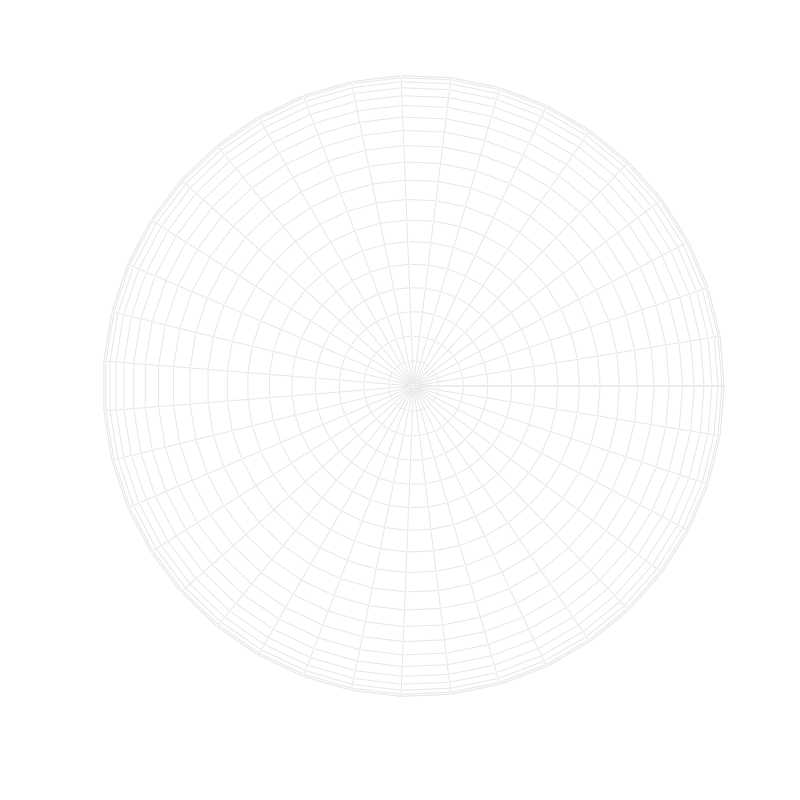

The MATLAB script that drew this image: (Note: this script raises an error after producing the figure.)
function demo_Riemannian_Sd_vecTransp02
% Vector transport on a d-sphere using Schild's ladder algorithm
% (formulation with tangent space of the same dimension as the dimension of the manifold)
%
% If this code is useful for your research, please cite the related publication:
% @article{Calinon19,
% 	author="Calinon, S. and Jaquier, N.",
% 	title="Gaussians on {R}iemannian Manifolds for Robot Learning and Adaptive Control",
% 	journal="arXiv:1909.05946",
% 	year="2019",
% 	pages="1--10"
% }
% 
% Copyright (c) 2019 Idiap Research Institute, http://idiap.ch/
% Written by Noemie Jaquier and Sylvain Calinon
% 
% This file is part of PbDlib, http://www.idiap.ch/software/pbdlib/
% 
% PbDlib is free software: you can redistribute it and/or modify
% it under the terms of the GNU General Public License version 3 as
% published by the Free Software Foundation.
% 
% PbDlib is distributed in the hope that it will be useful,
% but WITHOUT ANY WARRANTY; without even the implied warranty of
% MERCHANTABILITY or FITNESS FOR A PARTICULAR PURPOSE. See the
% GNU General Public License for more details.
% 
% You should have received a copy of the GNU General Public License
% along with PbDlib. If not, see <http://www.gnu.org/licenses/>.

addpath('./m_fcts/');


%% Generate data on a sphere
%%%%%%%%%%%%%%%%%%%%%%%%%%%%%%%%%%%%%%%%%%%%%%%%%%%%%%%%%%%%%%%%%%%%%%%%%%%
nbDrawingSeg = 40; %Number of segments used to draw ellipsoids
nbIter_sl = 4; % Number of iterationsfor the Schild's ladder algorithm
sigma = 1; % Parameter for the Schild's ladder algorithm

Data = [0.7 0.8 0.9; -0.5 0.3 -0.1; -0.5 -0.5 -0.9];
x = Data./repmat(sqrt(sum(Data.^2,1)),3,1);
t = 0:0.05:1;
nbp = 40;
[X,Y,Z] = sphere(nbp-1);

x1 = x(:,1);
x2 = x(:,2);
a = logmap(x(:,3),x(:,1));


%% Transport of a from x1 to x2 using Schild's ladder algorithm
%%%%%%%%%%%%%%%%%%%%%%%%%%%%%%%%%%%%%%%%%%%%%%%%%%%%%%%%%%%%%%%%%%%%%%%%%%%
% Plot sphere
figure('PaperPosition',[0 0 8 8],'position',[10,10,1300,1300]); hold on; axis off; axis equal; rotate3d on; 
colormap([.9 .9 .9]);
mesh(X,Y,Z,rand(size(Z)));

% Plot datapoints
plot3(x1(1,:), x1(2,:), x1(3,:), '.','markersize',15,'color',[.5 .5 .5]);
plot3(x2(1,:), x2(2,:), x2(3,:), '.','markersize',15,'color',[.5 .5 .5]);

% Plot tangent space
h = [];
Rrot = rotM(x1)';
msh = repmat(x1,1,5) + Rrot * [1 1 -1 -1 1; 1 -1 -1 1 1; 0 0 0 0 0] * 6E-1;
h = [patch(msh(1,:),msh(2,:),msh(3,:), [1 1 1],'edgecolor',[.7 .7 .7],'facealpha',.4,'edgealpha',.8)];

% Plot vector to transport
a_gl = x1 + a;
plot3([x1(1,:) a_gl(1,:)], [x1(2,:) a_gl(2,:)], [x1(3,:) a_gl(3,:)],'linewidth',1,'color',[.8 0 0]);

view(80,-40); axis equal;

umsh_y = logmap(x2,x1);
msh_y = expmap(umsh_y*linspace(0,1,nbDrawingSeg*nbIter_sl), x1);
	
% Initialisation
t = 0:1/nbIter_sl:1;
y = geodesic(logmap(x2,x1),x1,t);
q(:,1) = a; % vector on the tangent space
z(:,1) = geodesic(q(:,1),y(:,1),sigma); % projection of this vector on the manifold

msh_q = expmap(q(:,1)*linspace(0,1,nbDrawingSeg), x1);
plot3(msh_q(1,:), msh_q(2,:), msh_q(3,:), '-','linewidth',1,'color',[0 0 .9]);

% Iterate
for i=1:nbIter_sl
	% Plot current point y_(i+1) on the geodesic between x0 and x1
	plot3(y(1,i+1), y(2,i+1), y(3,i+1), '.','markersize',15,'color',[.3 .3 .3]);
	plot3(msh_y(1,(i-1)*nbDrawingSeg+1:i*nbDrawingSeg), msh_y(2,(i-1)*nbDrawingSeg+1:i*nbDrawingSeg), msh_y(3,(i-1)*nbDrawingSeg+1:i*nbDrawingSeg), '-','linewidth',1,'color',[.3 .3 .3]);
	
	% Compute the middle point between y_(i+1) and z_(i)
	m_dir = logmap(y(:,i+1),z(:,i));
	m(:,i) = geodesic(m_dir,z(:,i),.5);
	msh_m = expmap(m_dir*linspace(0,1,nbDrawingSeg), z(:,i));
	plot3(msh_m(1,:), msh_m(2,:), msh_m(3,:), '-','linewidth',1,'color',[0.9 0.4 0]);
	plot3(m(1,:), m(2,:), m(3,:), '.','markersize',15,'color',[.9 .4 0]);

	% Compute z_(i+1) on the geodesic starting at y_(i) passing through
	% m_(i)
	z_dir = logmap(m(:,i),y(:,i));
	z(:,i+1) = geodesic(z_dir,y(:,i),2*sigma);
	plot3(z(1,i+1), z(2,i+1), z(3,i+1), '.','markersize',15,'color',[0 .8 0]);
	msh_z = expmap(logmap(z(:,i+1),y(:,i))*linspace(0,1,nbDrawingSeg), y(:,i));
	plot3(msh_z(1,:), msh_z(2,:), msh_z(3,:), '-','linewidth',1,'color',[0 .8 0]);
	
	% Compute the current transported vector on the tangent space of
	% y_(i+1)
	q(:,i+1) = logmap(z(:,i+1),y(:,i+1));
	
	msh_q = expmap(q(:,i+1)*linspace(0,1,nbDrawingSeg), y(:,i+1));
	plot3(msh_q(1,:), msh_q(2,:), msh_q(3,:), '-','linewidth',1,'color',[0 0 .9]);
	Rrot = rotM(y(:,i+1))';
	msh = repmat(y(:,i+1),1,5) + Rrot * [1 1 -1 -1 1; 1 -1 -1 1 1; 0 0 0 0 0] * 6E-1;
	h = [patch(msh(1,:),msh(2,:),msh(3,:), [1 1 1],'edgecolor',[.7 .7 .7],'facealpha',.2,'edgealpha',.8)];
	q_gl = y(:,i+1) + q(:,i+1);
	plot3([y(1,i+1) q_gl(1,:)], [y(2,i+1) q_gl(2,:)], [y(3,i+1) q_gl(3,:)],'linewidth',1,'color',[.8 0 0]);
end

view(90,-65); axis equal; axis tight; axis vis3d; 

% print('-dpng','graphs/demo_Riemannian_sphere2_SchildLadder01.png');

% Final transported vector
a_schildsladderTransp = q(:,end);
pause();


%% Parallel transport of a from x1 to x2
%%%%%%%%%%%%%%%%%%%%%%%%%%%%%%%%%%%%%%%%%%%%%%%%%%%%%%%%%%%%%%%%%%%%%%%%%%%
a_prlTransp = transp(x1,x2)*a;

% Plot sphere
figure('PaperPosition',[0 0 8 8],'position',[10,10,1300,1300]); hold on; axis off; axis equal; rotate3d on; 
colormap([.9 .9 .9]);
mesh(X,Y,Z,rand(size(Z)));

% Plot datapoints
plot3(x1(1,:), x1(2,:), x1(3,:), '.','markersize',15,'color',[.5 .5 .5]);
plot3(x2(1,:), x2(2,:), x2(3,:), '.','markersize',15,'color',[.5 .5 .5]);

% Plot starting tangent space
h = [];
Rrot = rotM(x1)';
msh = repmat(x1,1,5) + Rrot * [1 1 -1 -1 1; 1 -1 -1 1 1; 0 0 0 0 0] * 6E-1;
h = [patch(msh(1,:),msh(2,:),msh(3,:), [1 1 1],'edgecolor',[.7 .7 .7],'facealpha',.4,'edgealpha',.8)];

% Plot vector to transport
a_gl = x1 + a;
plot3([x1(1,:) a_gl(1,:)], [x1(2,:) a_gl(2,:)], [x1(3,:) a_gl(3,:)],'linewidth',1,'color',[0 0 0]);

% Plot final space
h = [];
Rrot = rotM(x2)';
msh = repmat(x2,1,5) + Rrot * [1 1 -1 -1 1; 1 -1 -1 1 1; 0 0 0 0 0] * 6E-1;
h = [patch(msh(1,:),msh(2,:),msh(3,:), [1 1 1],'edgecolor',[.7 .7 .7],'facealpha',.4,'edgealpha',.8)];

% Plot transported vectors (with Schild's ladder and parallel transport)
plot3([x2(1,:) x2(1,:)+a_schildsladderTransp(1,:)], [x2(2,:) x2(2,:)+a_schildsladderTransp(2,:)], [x2(3,:) x2(3,:)+a_schildsladderTransp(3,:)],'linewidth',1,'color',[.8 0 0]);
plot3([x2(1,:) x2(1,:)+a_prlTransp(1,:)], [x2(2,:) x2(2,:)+a_prlTransp(2,:)], [x2(3,:) x2(3,:)+a_prlTransp(3,:)],'linewidth',1,'color',[0 0 0.8]);

view(90,-65); axis equal; axis tight; axis vis3d; 

pause;
close all;
end

%% Functions
%%%%%%%%%%%%%%%%%%%%%%%%%%%%%%%%%%%%%%%%%%%%%%%%%%%%%%%%%%%%%%%%%%%%%%%%%%%
function x = expmap(u, x0)
	theta = sqrt(sum(u.^2,1)); %norm(u,'fro')
	x = real(repmat(x0,[1,size(u,2)]) .* repmat(cos(theta),[size(u,1),1]) + u .* repmat(sin(theta)./theta,[size(u,1),1]));
	x(:,theta<1e-16) = repmat(x0,[1,sum(theta<1e-16)]);	
end

function u = logmap(x, x0)
	theta = acos(x0'*x); %acos(trace(x0'*x))
	u = (x - repmat(x0,[1,size(x,2)]) .* repmat(cos(theta),[size(x,1),1])) .* repmat(theta./sin(theta),[size(x,1),1]);
	u(:,theta<1e-16) = 0;
end

function Ac = transp(x1,x2,t)
	if nargin==2
		t=1;
	end
	u = logmap(x2,x1);
	e = norm(u,'fro');
	u = u ./ e;
	Ac = -x1 * sin(e*t) * u' + u * cos(e*t) * u' + eye(size(u,1)) - u * u';
end

function x = geodesic(u, x0, t)
	normu = norm(u,'fro');
	x = repmat(x0,[1,size(t,2)]) .* repmat(cos(normu*t),[size(u,1),1]) + repmat(u./normu,[1,size(t,2)]) .* repmat(sin(normu*t),[size(u,1),1]);
end